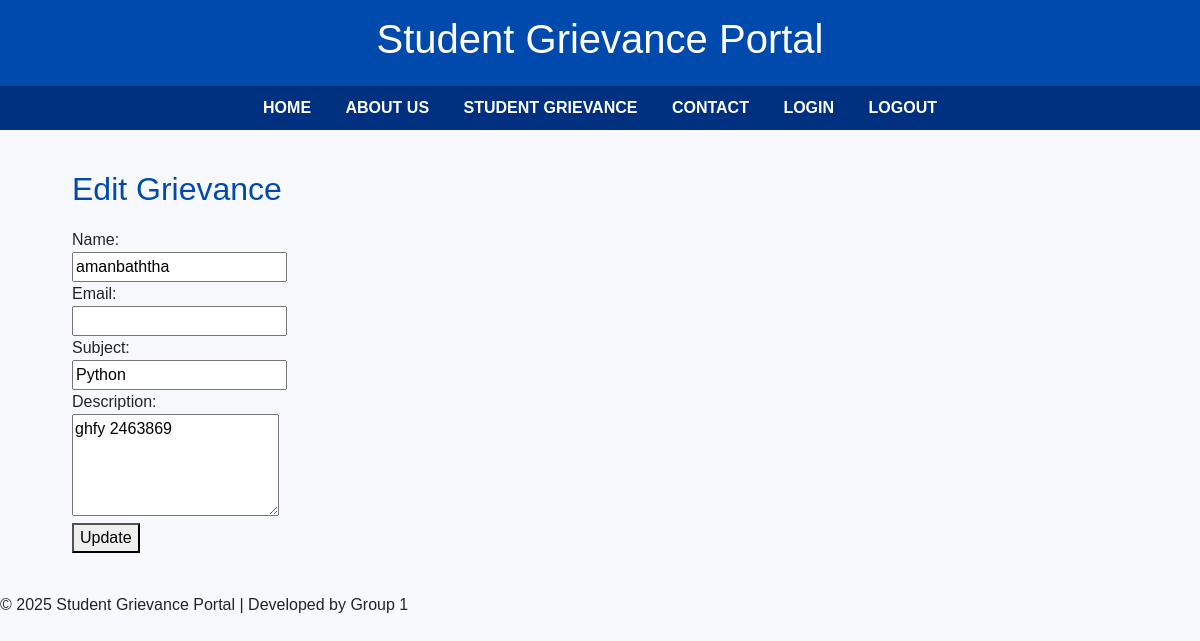
Page /admin-grievances/edit/12/ (signed in) on the committed database.
### gravienceapp/models.py (models this page shows, shortened)
class Grievance(models.Model):
    student = models.ForeignKey(User, on_delete=models.CASCADE, null=True, blank=True)
    student_name = models.CharField(max_length=100)
    email = models.EmailField()
    subject = models.CharField(max_length=200)
    description = models.TextField()
    created_at = models.DateTimeField(auto_now_add=True)

### gravienceapp/views.py (the view, shortened to what this page needs)
# urls.py: path('admin-grievances/edit/<int:id>/', views.edit_grievance, name='edit_grievance'),
@login_required
@user_passes_test(is_admin, login_url='admin_login')
def edit_grievance(request, id):
    grievance = get_object_or_404(Grievance, id=id)
    return render(request, 'edit_grievance.html', {'grievance': grievance})

### gravienceapp/views.py (called while the page is built)
def is_admin(user):
    return user.is_authenticated and user.is_staff

### gravienceapp/Templates/edit_grievance.html (shortened to what this page needs)
{% extends 'base.html' %}
{% block content %}
<h2>Edit Grievance</h2>
<form method="post">
    <label>Name:</label><br>
    <input type="text" name="student_name" value="{{ grievance.student_name }}" required><br>
    <label>Email:</label><br>
    <input type="email" name="email" value="{{ grievance.email }}" required><br>
    <label>Subject:</label><br>
    <input type="text" name="subject" value="{{ grievance.subject }}" required><br>
    <label>Description:</label><br>
    <textarea name="description" rows="4" required>{{ grievance.description }}</textarea><br>
    <button type="submit">Update</button>
</form>
{% endblock %}

### gravienceapp/Templates/base.html (style rules this page uses)
body { font-family: Arial, sans-serif; margin: 0; background-color: #f7f9fc; }
h2 { color: #004aad; margin-bottom: 20px; }

### rows in the picture
Grievance: student_name "amanbaththa", subject "Python", description "ghfy 2463869"
